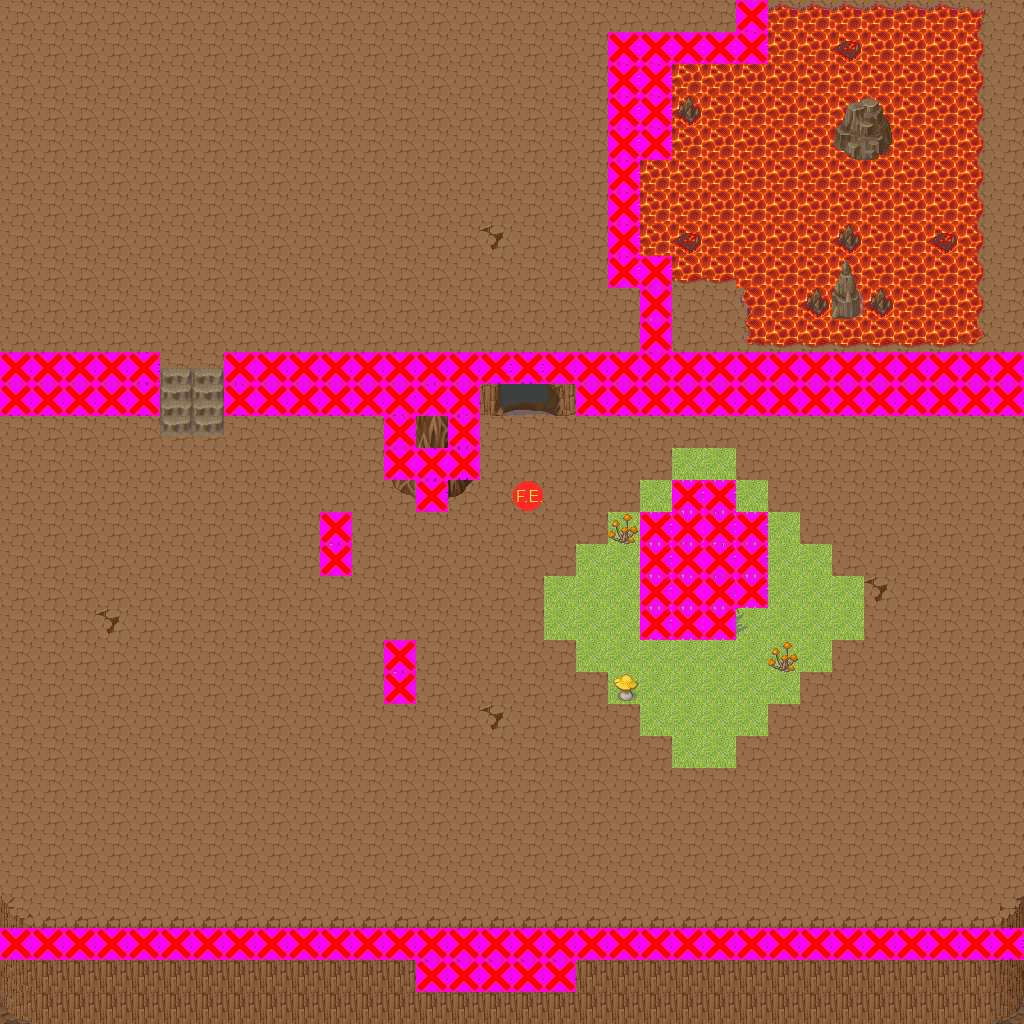

This is a level from a 2D game, rendered from its Tiled map with the project's own tilesets. A one-line summary and the map file follow, with tile-layer data summarised:
An orthogonal 32x32 tile map with 32x32 px tiles, 6 tile layers (Layer 1, Layer 2, Layer 3, Clip, ...), 8 tilesets and 3 objects (PlayerStart, Portal, crys).

<map version="1.0" orientation="orthogonal" width="32" height="32" tilewidth="32" tileheight="32">
 <tileset firstgid="1" name="Rock" tilewidth="32" tileheight="32">
  <image source="rock.png" />
  <tile id="0">
   <properties>
    <property name="TileType" value="0" />
    <property name="TileType" value="0" />
    <property name="TileType" value="0" />
    <property name="TileType" value="0" />
   </properties>
  </tile>
 </tileset>
 <tileset firstgid="2" name="Lava" tilewidth="32" tileheight="32">
  <image source="lava.png" />
  <tile id="0">
   <properties>
    <property name="TileType" value="1" />
    <property name="TileType" value="1" />
    <property name="TileType" value="1" />
    <property name="TileType" value="1" />
   </properties>
  </tile>
 </tileset>
 <tileset firstgid="3" name="FireEnemy" tilewidth="32" tileheight="32">
  <image source="FireEnemyIcon.png" trans="ff00ff" />
  <tile id="0">
   <properties>
    <property name="Type" value="Fire" />
    <property name="Type" value="Fire" />
    <property name="Type" value="Fire" />
    <property name="Type" value="Fire" />
   </properties>
  </tile>
 </tileset>
 <tileset firstgid="4" name="Clip" tilewidth="32" tileheight="32">
  <image source="solid.jpg" trans="ff00ff" />
 </tileset>
 <tileset firstgid="5" name="MountainPieces" tilewidth="32" tileheight="32">
  <image source="MountainPieces.png" trans="ffffff" />
 </tileset>
 <tileset firstgid="317" name="ConnectionLavat" tilewidth="32" tileheight="32">
  <image source="ConnectionLavat.png" trans="ffffff" />
 </tileset>
 <tileset firstgid="365" name="LavaGround" tilewidth="32" tileheight="32">
  <image source="LavaGround.png" trans="ffffff" />
 </tileset>
 <tileset firstgid="413" name="Overflow" tilewidth="32" tileheight="32">
  <image source="Overflow.png" trans="ffffff" />
 </tileset>
 <layer name="Layer 1" width="32" height="32">
  <data>[1024 cells, 1024 non-empty, 12 distinct tile ids]</data>
 </layer>
 <layer name="Layer 2" width="32" height="32">
  <data>[1024 cells, 209 non-empty, 47 distinct tile ids]</data>
 </layer>
 <layer name="Layer 3" width="32" height="32">
  <data>[1024 cells, 34 non-empty, 26 distinct tile ids]</data>
 </layer>
 <layer name="Clip" width="32" height="32">
  <data>[1024 cells, 140 non-empty, 1 distinct tile ids]</data>
 </layer>
 <layer name="Enemy" width="32" height="32">
  <data>[1024 cells, 1 non-empty, 1 distinct tile ids]</data>
 </layer>
 <objectgroup name="Objects" width="32" height="32">
  <object name="PlayerStart" x="423" y="568" width="32" height="32" />
  <object name="Portal" x="511" y="384" width="32" height="32">
   <properties>
    <property name="DestinationMap" value="Levels\TestFireMap\Mountain1" />
    <property name="DestinationX" value="16" />
    <property name="DestinationY" value="28" />
   </properties>
  </object>
  <object name="crys" x="613" y="612" width="48" height="56">
   <properties>
    <property name="DestinationMap" value="crys" />
    <property name="DestinationX" value="1" />
    <property name="DestinationY" value="0" />
   </properties>
  </object>
 </objectgroup>
 <layer name="Boss" width="32" height="32">
  <data>[1024 cells, 0 non-empty, 0 distinct tile ids]</data>
 </layer>
</map>
